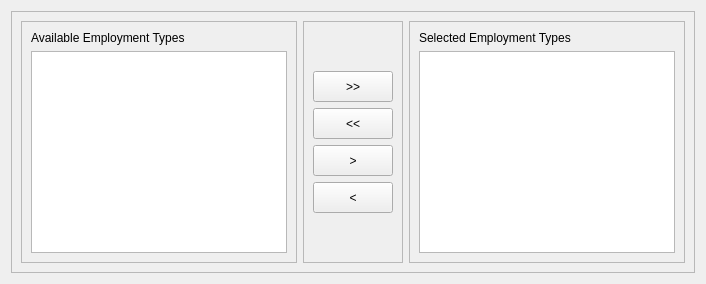
               <widget class="QWidget" name="tabEmployment">
                <attribute name="title">
                 <string>Employment</string>
                </attribute>
                <layout class="QGridLayout" name="gridLayout_31">
                 <item row="0" column="0">
                  <widget class="QFrame" name="frame_27">
                   <property name="frameShape">
                    <enum>QFrame::StyledPanel</enum>
                   </property>
                   <property name="frameShadow">
                    <enum>QFrame::Raised</enum>
                   </property>
                   <layout class="QHBoxLayout" name="horizontalLayout_6">
                    <item>
                     <widget class="QFrame" name="frame_29">
                      <property name="frameShape">
                       <enum>QFrame::StyledPanel</enum>
                      </property>
                      <property name="frameShadow">
                       <enum>QFrame::Raised</enum>
                      </property>
                      <layout class="QGridLayout" name="gridLayout_30">
                       <item row="0" column="0">
                        <widget class="QLabel" name="label_29">
                         <property name="text">
                          <string>Available Employment Types</string>
                         </property>
                        </widget>
                       </item>
                       <item row="1" column="0">
                        <widget class="QTableView" name="tblAvailableEmployment">
                         <property name="alternatingRowColors">
                          <bool>true</bool>
                         </property>
                         <property name="sortingEnabled">
                          <bool>true</bool>
                         </property>
                        </widget>
                       </item>
                      </layout>
                     </widget>
                    </item>
                    <item>
                     <widget class="QFrame" name="frame_30">
                      <property name="frameShape">
                       <enum>QFrame::StyledPanel</enum>
                      </property>
                      <property name="frameShadow">
                       <enum>QFrame::Raised</enum>
                      </property>
                      <layout class="QGridLayout" name="gridLayout_28">
                       <item row="1" column="0">
                        <widget class="QPushButton" name="cmdEmploymentMoveAll">
                         <property name="minimumSize">
                          <size>
                           <width>0</width>
                           <height>31</height>
                          </size>
                         </property>
                         <property name="text">
                          <string>&gt;&gt;</string>
                         </property>
                        </widget>
                       </item>
                       <item row="2" column="0">
                        <widget class="QPushButton" name="cmdEmploymentRemoveAll">
                         <property name="minimumSize">
                          <size>
                           <width>0</width>
                           <height>31</height>
                          </size>
                         </property>
                         <property name="text">
                          <string>&lt;&lt;</string>
                         </property>
                        </widget>
                       </item>
                       <item row="3" column="0">
                        <widget class="QPushButton" name="cmdEmploymentMoveSelected">
                         <property name="minimumSize">
                          <size>
                           <width>0</width>
                           <height>31</height>
                          </size>
                         </property>
                         <property name="text">
                          <string>&gt;</string>
                         </property>
                        </widget>
                       </item>
                       <item row="4" column="0">
                        <widget class="QPushButton" name="cmdEmploymentRemoveSelected">
                         <property name="minimumSize">
                          <size>
                           <width>0</width>
                           <height>31</height>
                          </size>
                         </property>
                         <property name="text">
                          <string>&lt;</string>
                         </property>
                        </widget>
                       </item>
                       <item row="0" column="0">
                        <spacer name="verticalSpacer_9">
                         <property name="orientation">
                          <enum>Qt::Vertical</enum>
                         </property>
                         <property name="sizeHint" stdset="0">
                          <size>
                           <width>20</width>
                           <height>40</height>
                          </size>
                         </property>
                        </spacer>
                       </item>
                       <item row="5" column="0">
                        <spacer name="verticalSpacer_10">
                         <property name="orientation">
                          <enum>Qt::Vertical</enum>
                         </property>
                         <property name="sizeHint" stdset="0">
                          <size>
                           <width>20</width>
                           <height>40</height>
                          </size>
                         </property>
                        </spacer>
                       </item>
                      </layout>
                     </widget>
                    </item>
                    <item>
                     <widget class="QFrame" name="frame_28">
                      <property name="frameShape">
                       <enum>QFrame::StyledPanel</enum>
                      </property>
                      <property name="frameShadow">
                       <enum>QFrame::Raised</enum>
                      </property>
                      <layout class="QGridLayout" name="gridLayout_29">
                       <item row="0" column="0">
                        <widget class="QLabel" name="label_28">
                         <property name="text">
                          <string>Selected Employment Types</string>
                         </property>
                        </widget>
                       </item>
                       <item row="1" column="0">
                        <widget class="QTableView" name="tblSelectedEmployment">
                         <property name="alternatingRowColors">
                          <bool>true</bool>
                         </property>
                         <property name="sortingEnabled">
                          <bool>true</bool>
                         </property>
                        </widget>
                       </item>
                      </layout>
                     </widget>
                    </item>
                   </layout>
                  </widget>
                 </item>
                </layout>
               </widget>
